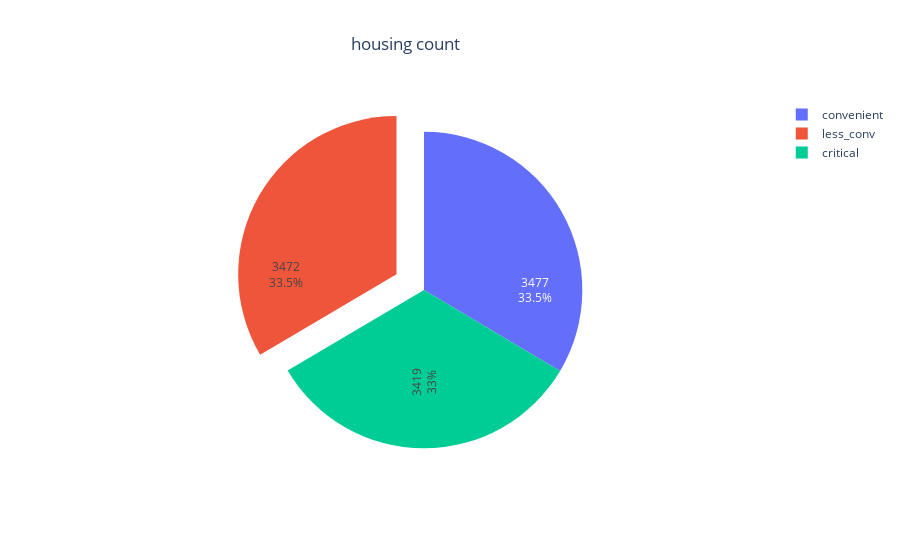

The notebook cell this image was saved under:
### Markdown cell above
### housing

### Code cell
df_house=train['housing'].value_counts().to_frame().reset_index().rename(columns={'index':'housing','housing':'count'})
fig = go.Figure([go.Pie(labels=df_house['housing'], values=df_house['count'],pull=[0,0.2])])
fig.update_traces(hoverinfo='label+percent', textinfo='value+percent', textfont_size=12,insidetextorientation='radial')
fig.update_layout(title="housing count",title_x=0.45)
fig.show()

### Figure 1 — Plotly figure (JSON) as saved in the notebook; plotly's stock layout.template omitted (floating-point values rounded to 4 significant figures)
{"data": [{"hoverinfo": "label+percent", "insidetextorientation": "radial", "labels": ["convenient", "less_conv", "critical"], "pull": [0, 0.2], "textfont": {"size": 12}, "textinfo": "value+percent", "type": "pie", "values": [3477, 3472, 3419]}], "layout": {"title": {"text": "housing count", "x": 0.45}}}
